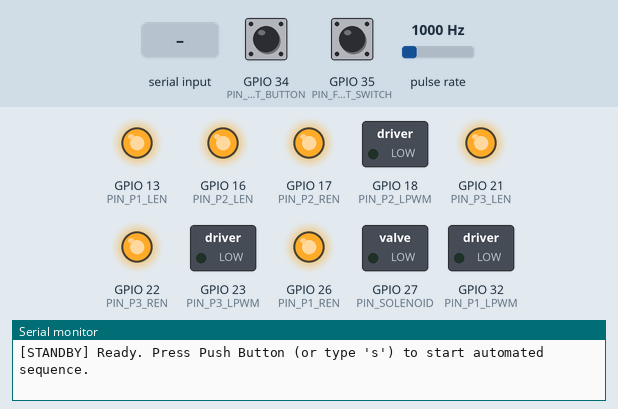
The sketch below on a simulated ESP32. Shown: switched loads named in the sketch (green lamp = pin HIGH), output pins drawn as LEDs (lit = HIGH), the last lines printed to the serial monitor. Wiring (inferred from the names in the program): pulse sensor: data GPIO 14. The inputs (shaded band) are chosen by the test bench; at power-on: GPIO 34 (PIN_START_BUTTON) HIGH, GPIO 35 (PIN_FLOAT_SWITCH) LOW, pulse rate 1000 Hz.

Above: at 2.2 s.
2.3 s: GPIO 34 (PIN_START_BUTTON) pulled LOW for 0.15 s
At 3.6 s:
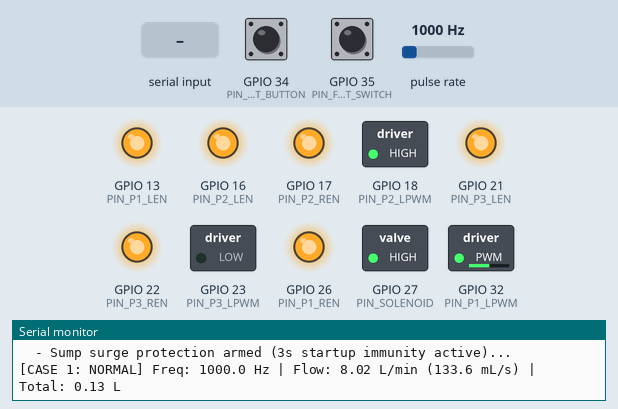
5.4 s: "next\n" received over Serial
At 6.3 s:
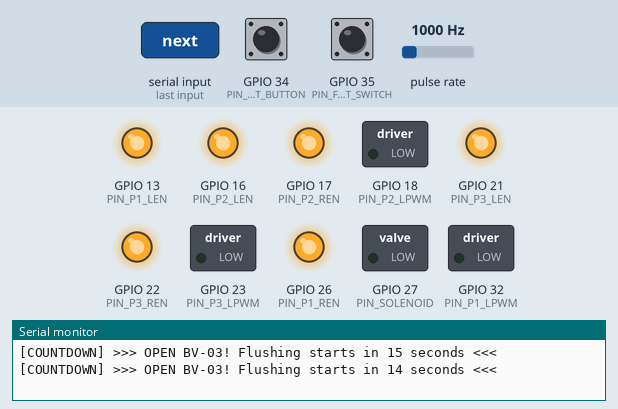
6.9 s: "x\n" received over Serial
8.4 s: GPIO 34 (PIN_START_BUTTON) pulled LOW for 1 s
At 12.17 s:
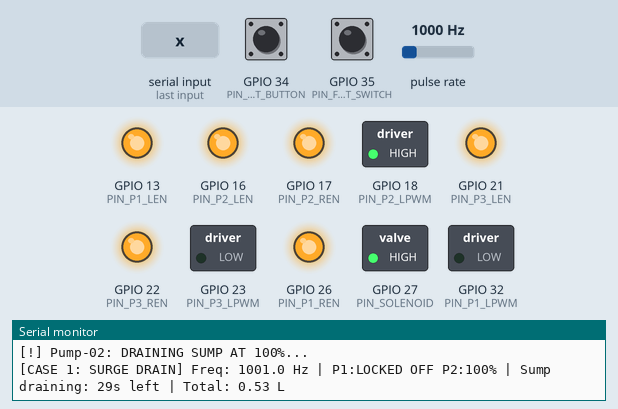
12.4 s: "stop\n" received over Serial
At 13.0 s:
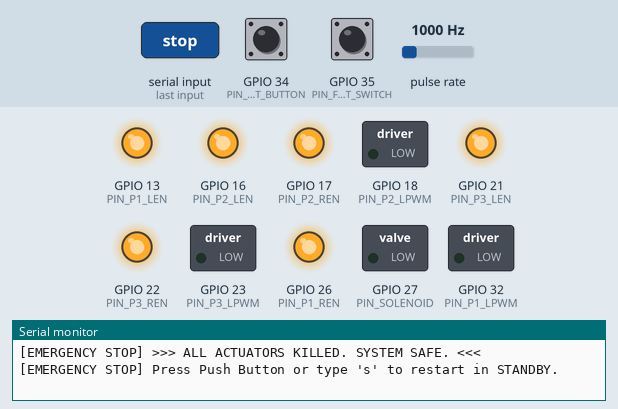
13.9 s: GPIO 34 (PIN_START_BUTTON) pulled LOW for 3.2 s
At 14.8 s:
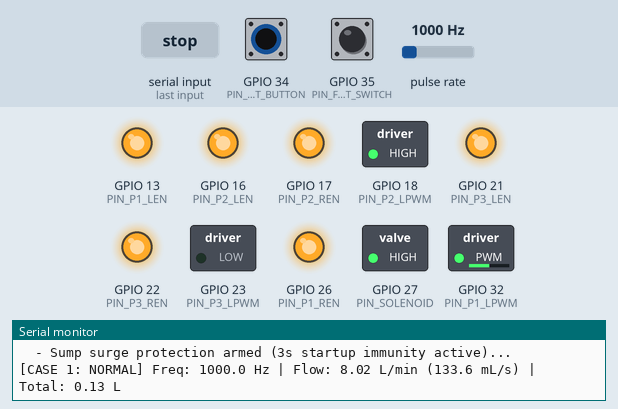
Timing chart, 0 to 48.9 s (numbered marks = the images above; inputs shaded):
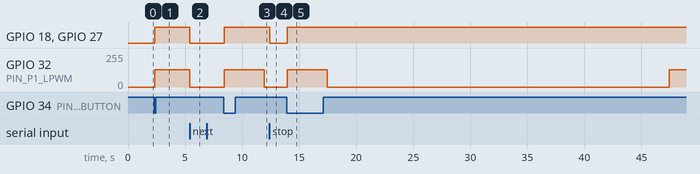

The sketch:

master_state_machine.ino
```cpp
/*
 * ============================================================================
 * Lam Research Challenge 3.0 - Stage 2: Master Dual-Case Automation
 * Team: Finite Element Gang
 * ============================================================================
 * EXECUTION SEQUENCE:
 *   1. Case 1 starts with physical Push Button (or 's'). Solenoid OPENS, P1=50%, P2=100%, P3=OFF.
 *   2. Sump Surge Test:
 *        - Water tilts float UP (GPIO 35 = LOW).
 *        - Pump-01 instantly trips to OFF (0%) and is LOCKED OFF for 30 SECONDS.
 *        - Pump-02 drains the sump alone at 100% PWM for the full 30 seconds.
 *   3. Case 1 Resumption (10 Seconds):
 *        - After 30s drain, Pump-01 restarts at 50% PWM, Pump-02 stays at 100%
 *          for 10 seconds to prove stable recirculation recovery on camera.
 *   4. 15-Second Transition Countdown:
 *        - Solenoid CLOSES immediately (10L tank isolated). Pumps pause.
 *        - Live countdown in Serial Monitor: Operator opens manual valve BV-03.
 *   5. Case 2 Flush:
 *        - All 3 pumps fire at 100% simultaneously.
 *   6. Flush Tank Cutoff (Industrial Batch Totalizer):
 *        - Totalizes flushed volume using FT-01 up to 2.50 Liters.
 *        - When 2.50L is reached (or early dry-out < 60 Hz), all 3 pumps
 *          safely shut down to OFF (0%). Zero human touch.
 * ============================================================================
 */

#include <Arduino.h>

// ---------------- HARDWARE PIN ALLOCATIONS ----------------
const int PIN_FLOW_SENSOR  = 14;  // FT-01 Pulse Interrupt
const int PIN_FLOAT_SWITCH = 35;  // LS-01 Sump Float Switch (GPIO 35)
const int PIN_START_BUTTON = 34;  // SW-01 Hardware Push Button (GPIO 34 - ON/OFF_SWITCH header)
const int PIN_SOLENOID     = 27;  // OV-01 Solenoid via D4184 MOSFET

// Motor Driver U2 (Pump-01: Process Feed)
const int PIN_P1_LPWM = 32;
const int PIN_P1_LEN  = 13;
const int PIN_P1_REN  = 26;

// Motor Driver U3 (Pump-02: Recirculation Return)
const int PIN_P2_LPWM = 18;
const int PIN_P2_LEN  = 16;  // GPIO 16 (L_EN2)
const int PIN_P2_REN  = 17;  // GPIO 17 (R_EN2)

// Motor Driver U4 (Pump-03: Flush Supply)
const int PIN_P3_LPWM = 23;
const int PIN_P3_LEN  = 21;
const int PIN_P3_REN  = 22;

// ---------------- PWM SETTINGS (ESP32 Core 3.0+) ----------------
const int PWM_FREQ = 5000;
const int PWM_RES  = 8; // 8-bit: 0 to 255

const int DUTY_50_PCT  = 128; // 50% PWM Duty Cycle
const int DUTY_100_PCT = 255; // 100% PWM Duty Cycle

// ---------------- FLOW CALIBRATION CONSTANTS (Task 2: Q = a*f + b) ----------------
// Values derived from 5-point experimental recalibration (R^2 = 0.9735, Avg Error = 1.36%):
float cal_a = 0.007094; // Experimental slope
float cal_b = 0.924388; // Experimental offset
const float PULSES_PER_LITER = 4630.0; // Measured pulses per liter at 100% flow

// ---------------- USER CONFIGURABLE THRESHOLDS ----------------
const unsigned long SURGE_STARTUP_IMMUNITY_MS = 3000;  // 3s grace on startup before surge can trip
const unsigned long FLOAT_DEBOUNCE_MS         = 500;   // Float must stay LOW continuously for 500ms
const unsigned long SURGE_DRAIN_TIME_MS       = 30000; // Fixed 30 seconds drain with Pump-01 locked OFF
const unsigned long RESUME_RUN_TIME_MS        = 10000; // 10 seconds normal Case 1 recovery before Case 2
const unsigned long TRANSITION_TIME_MS        = 15000; // 15 seconds to open BV-03

// Case 2 Flush Batch Totalizer & Safety Cutoff:
const float         FLUSH_BATCH_TARGET_L      = 2.50;  // Batch totalizer target: exactly 2.50 Liters
const unsigned long FLUSH_INITIAL_GRACE_MS    = 6000;  // 6s window to allow lines to fill & prime
const float         FLUSH_ESTABLISHED_FREQ_HZ = 100.0; // Flow considered established when > 100 Hz (rig runs ~128 Hz)
const float         FLUSH_DRY_CUTOFF_FREQ_HZ  = 60.0;  // Flow collapsing below 60 Hz means loss of liquid
const int           FLUSH_CUTOFF_CONSECUTIVE_SEC = 2;  // for 2 consecutive seconds

// ---------------- STATE MACHINE STATES ----------------
enum SystemState {
  STATE_STANDBY,
  STATE_CASE1_RECIRC,
  STATE_CASE1_SURGE_DRAINING,
  STATE_CASE1_RESUMED,
  STATE_TRANSITION,
  STATE_CASE2_FLUSHING,
  STATE_SYSTEM_SHUTDOWN
};

SystemState currentState = STATE_STANDBY;

// ---------------- RUNTIME VARIABLES ----------------
volatile unsigned long pulseCount = 0;
unsigned long prevPulses = 0;
unsigned long lastTelemetryTime = 0;

unsigned long stateStartTime = 0;
unsigned long surgeDrainStartTime = 0;
unsigned long resumeStartTime = 0;
unsigned long flushStartPulseCount = 0;
unsigned long floatLowStartTime = 0;
bool flushFlowEstablished = false;
int lastCountdownSec = -1;
int flushDropConsecutiveSeconds = 0;

float totalTransferredLiters = 0.0; // Case 1 calibrated integrated volume (L)
float flushedVolume = 0.0;          // Case 2 calibrated integrated flush volume (L)

// Flow Sensor Interrupt
void IRAM_ATTR flowISR() {
  pulseCount++;
}

void setSolenoid(bool open) {
  digitalWrite(PIN_SOLENOID, open ? HIGH : LOW);
}

void setPumpSpeeds(int p1, int p2, int p3) {
  ledcWrite(PIN_P1_LPWM, p1);
  ledcWrite(PIN_P2_LPWM, p2);
  ledcWrite(PIN_P3_LPWM, p3);
}

void emergencyStop() {
  currentState = STATE_SYSTEM_SHUTDOWN;
  setPumpSpeeds(0, 0, 0);
  setSolenoid(false);
  Serial.println("\n[EMERGENCY STOP] >>> ALL ACTUATORS KILLED. SYSTEM SAFE. <<<");
  Serial.println("[EMERGENCY STOP] Press Push Button or type 's' to restart in STANDBY.\n");
}

void startCase1(unsigned long now) {
  currentState = STATE_CASE1_RECIRC;
  stateStartTime = now;
  floatLowStartTime = 0;
  totalTransferredLiters = 0.0;
  setSolenoid(true);
  setPumpSpeeds(DUTY_50_PCT, DUTY_100_PCT, 0);
  Serial.println("\n[PHASE 1] CASE 1 STARTED: NORMAL RECIRCULATION LOOP");
  Serial.println("  - OV-01 Solenoid: OPEN");
  Serial.println("  - Pump-01: 50% PWM | Pump-02: 100% PWM | Pump-03: OFF");
  Serial.println("  - Sump surge protection armed (3s startup immunity active)...\n");
}

void setup() {
  Serial.begin(115200);
  delay(1000);

  pinMode(PIN_SOLENOID, OUTPUT);
  digitalWrite(PIN_SOLENOID, LOW);

  pinMode(PIN_FLOAT_SWITCH, INPUT);
  pinMode(PIN_START_BUTTON, INPUT);

  pinMode(PIN_FLOW_SENSOR, INPUT_PULLUP);
  attachInterrupt(digitalPinToInterrupt(PIN_FLOW_SENSOR), flowISR, FALLING);

  // Pump 1
  pinMode(PIN_P1_LEN, OUTPUT); digitalWrite(PIN_P1_LEN, HIGH);
  pinMode(PIN_P1_REN, OUTPUT); digitalWrite(PIN_P1_REN, HIGH);
  ledcAttach(PIN_P1_LPWM, PWM_FREQ, PWM_RES);
  ledcWrite(PIN_P1_LPWM, 0);

  // Pump 2
  pinMode(PIN_P2_LEN, OUTPUT); digitalWrite(PIN_P2_LEN, HIGH);
  pinMode(PIN_P2_REN, OUTPUT); digitalWrite(PIN_P2_REN, HIGH);
  ledcAttach(PIN_P2_LPWM, PWM_FREQ, PWM_RES);
  ledcWrite(PIN_P2_LPWM, 0);

  // Pump 3
  pinMode(PIN_P3_LEN, OUTPUT); digitalWrite(PIN_P3_LEN, HIGH);
  pinMode(PIN_P3_REN, OUTPUT); digitalWrite(PIN_P3_REN, HIGH);
  ledcAttach(PIN_P3_LPWM, PWM_FREQ, PWM_RES);
  ledcWrite(PIN_P3_LPWM, 0);

  Serial.println("\n=======================================================");
  Serial.println("  LAM Challenge Stage 2 - Master Dual-Case Automation  ");
  Serial.println("  Team: Finite Element Gang                            ");
  Serial.println("=======================================================");
  Serial.println("Rig initialized in STANDBY.");
  int initFS = digitalRead(PIN_FLOAT_SWITCH);
  Serial.printf("  -> Float Switch Pre-Check (GPIO 35): %s\n",
    (initFS == LOW) ? "CLOSED / UP! (Warning: Sump water is already high!)" : "OPEN / DOWN (OK - Ready for surge)");
  int initBtn = digitalRead(PIN_START_BUTTON);
  Serial.printf("  -> Push Button Pre-Check (GPIO 34):  %s\n",
    (initBtn == LOW) ? "DETECTED LOW (Pressed / Closed)" : "HIGH (Normal / Open - Ready to press)");
  Serial.println("  -> Press PHYSICAL PUSH BUTTON (or type 's') to START CASE 1");
  Serial.println("  -> Type 'x' at any time for EMERGENCY STOP");
  Serial.println("=======================================================\n");
}

void loop() {
  unsigned long now = millis();

  // 1. Process Hardware Push Button (GPIO 34 with 40ms digital debounce)
  static unsigned long btnPressStartTime = 0;
  static bool btnHandled = false;

  int btnVal = digitalRead(PIN_START_BUTTON);
  if (btnVal == LOW) {
    if (btnPressStartTime == 0) {
      btnPressStartTime = now;
    } else if ((now - btnPressStartTime >= 40) && !btnHandled) {
      btnHandled = true; // Mark handled so holding button doesn't re-trigger
      if (currentState == STATE_STANDBY || currentState == STATE_SYSTEM_SHUTDOWN) {
        Serial.println("\n>>> [HARDWARE TRIGGER] START PUSH BUTTON PRESSED! <<<");
        startCase1(now);
      }
    }
  } else {
    btnPressStartTime = 0;
    btnHandled = false; // Re-arm once released
  }

  // 2. Process Serial Commands (Retained as fallback)
  if (Serial.available() > 0) {
    String cmd = Serial.readStringUntil('\n');
    cmd.trim();
    if (cmd.equalsIgnoreCase("s") || cmd.equalsIgnoreCase("start")) {
      if (currentState == STATE_STANDBY || currentState == STATE_SYSTEM_SHUTDOWN) {
        Serial.println("\n>>> [SERIAL TRIGGER] 's' Command Received! <<<");
        startCase1(now);
      }
    } else if (cmd.equalsIgnoreCase("next") || cmd.equalsIgnoreCase("f")) {
      if (currentState == STATE_CASE1_RECIRC || currentState == STATE_CASE1_SURGE_DRAINING || currentState == STATE_CASE1_RESUMED) {
        currentState = STATE_TRANSITION;
        stateStartTime = now;
        lastCountdownSec = -1;
        setSolenoid(false);
        setPumpSpeeds(0, 0, 0);
      }
    } else if (cmd.equalsIgnoreCase("x") || cmd.equalsIgnoreCase("stop")) {
      emergencyStop();
    }
  }

  // 2. Finite State Machine Logic
  switch (currentState) {
    case STATE_STANDBY:
      break;

    case STATE_CASE1_RECIRC: {
      // 3-second startup immunity to prevent false trips during motor spin-up / EMI
      if (now - stateStartTime >= SURGE_STARTUP_IMMUNITY_MS) {
        bool rawFloat = (digitalRead(PIN_FLOAT_SWITCH) == LOW);
        if (rawFloat) {
          if (floatLowStartTime == 0) {
            floatLowStartTime = now;
          } else if (now - floatLowStartTime >= FLOAT_DEBOUNCE_MS) {
            // Confirmed surge! (Sustained LOW for > 500ms)
            currentState = STATE_CASE1_SURGE_DRAINING;
            surgeDrainStartTime = now;
            floatLowStartTime = 0;
            setPumpSpeeds(0, DUTY_100_PCT, 0); // P1 TRIPPED TO OFF (0%), P2 at 100%
            Serial.println("\n[!] >>> SURGE DETECTED! FLOAT SWITCH SUSTAINED TRIGGER <<< [!]");
            Serial.println("[!] Pump-01: TRIPPED TO OFF (0%) - LOCKED OFF FOR 30 SECONDS!");
            Serial.println("[!] Pump-02: DRAINING SUMP AT 100%...\n");
          }
        } else {
          floatLowStartTime = 0; // Reset debounce timer if it was just an EMI glitch
        }
      }
      break;
    }

    case STATE_CASE1_SURGE_DRAINING: {
      // Pump-01 remains strictly OFF (0%) for the full 20 seconds regardless of float state
      if (now - surgeDrainStartTime >= SURGE_DRAIN_TIME_MS) {
        currentState = STATE_CASE1_RESUMED;
        resumeStartTime = now;
        setSolenoid(true);
        setPumpSpeeds(DUTY_50_PCT, DUTY_100_PCT, 0); // P1 restarted at 50%, P2 at 100%
        Serial.println("\n=======================================================");
        Serial.println("  [CASE 1: RESUMED] NORMAL RECIRCULATION RESTORED      ");
        Serial.println("=======================================================");
        Serial.println("  - Sump fully evacuated! Pump-01 restarted at 50% PWM.");
        Serial.println("  - Running steady-state for 10s before Case 2 transition...");
        Serial.println("=======================================================\n");
      }
      break;
    }

    case STATE_CASE1_RESUMED: {
      // After 10 seconds of normal recirculation, advance to Transition
      if (now - resumeStartTime >= RESUME_RUN_TIME_MS) {
        currentState = STATE_TRANSITION;
        stateStartTime = now;
        lastCountdownSec = -1;
        setSolenoid(false);     // ISOLATE 10L TANK
        setPumpSpeeds(0, 0, 0); // Pause
        Serial.println("\n=======================================================");
        Serial.println("  [PHASE 2] CASE 1 COMPLETE -> TRANSITIONING TO CASE 2 ");
        Serial.println("=======================================================");
        Serial.println("  - Case 1 recirculation run verified successfully!");
        Serial.println("  - OV-01 Solenoid: CLOSED (10L Tank Isolated!)");
        Serial.println("  ==> OPERATOR: OPEN MANUAL BALL VALVE BV-03 NOW! <==");
        Serial.println("=======================================================\n");
      }
      break;
    }

    case STATE_TRANSITION: {
      unsigned long elapsed = now - stateStartTime;
      int remainingSec = (TRANSITION_TIME_MS - elapsed) / 1000;

      if (remainingSec != lastCountdownSec && remainingSec >= 0) {
        Serial.printf("[COUNTDOWN] >>> OPEN BV-03! Flushing starts in %2d seconds <<<\n", remainingSec);
        lastCountdownSec = remainingSec;
      }

      if (elapsed >= TRANSITION_TIME_MS) {
        currentState = STATE_CASE2_FLUSHING;
        stateStartTime = now;
        flushStartPulseCount = pulseCount;
        flushedVolume = 0.0;
        flushDropConsecutiveSeconds = 0;
        flushFlowEstablished = false; // Arm dynamic empty-tank detection
        setSolenoid(false);
        setPumpSpeeds(DUTY_100_PCT, DUTY_100_PCT, DUTY_100_PCT); // ALL 3 PUMPS 100%
        Serial.println("\n=======================================================");
        Serial.println("  [PHASE 3] CASE 2 STARTED: ALL 3 PUMPS FLUSHING (100%)");
        Serial.println("=======================================================");
        Serial.println("  - OV-01 Solenoid: CLOSED (10L Main Tank protected)");
        Serial.println("  - All 3 Pumps running at 100% PWM");
        Serial.printf("  - Batch Totalizer Target: %.2f Liters (Auto-shutdown on completion)\n", FLUSH_BATCH_TARGET_L);
        Serial.println("=======================================================\n");
      }
      break;
    }

    case STATE_CASE2_FLUSHING:
      break;

    case STATE_SYSTEM_SHUTDOWN:
      break;
  }

  // 3. Telemetry Stream & Dynamic Flush Tank Cutoff every 1000 ms
  if (now - lastTelemetryTime >= 1000) {
    noInterrupts();
    unsigned long currentPulses = pulseCount;
    interrupts();

    unsigned long deltaPulses = currentPulses - prevPulses;
    float dtSec = (lastTelemetryTime == 0) ? 1.0 : ((float)(now - lastTelemetryTime) / 1000.0);
    float freqHz = (dtSec > 0.0) ? ((float)deltaPulses / dtSec) : 0.0;

    // Uses Task 2 calibration formula: Q = a*f + b (zeroed when stopped)
    float estFlowLpm = (freqHz < 5.0) ? 0.0 : ((cal_a * freqHz) + cal_b);
    float estFlowMls = estFlowLpm * (1000.0 / 60.0);
    float volumeDeltaL = (estFlowLpm / 60.0) * dtSec;

    if (currentState == STATE_CASE1_RECIRC || currentState == STATE_CASE1_SURGE_DRAINING || currentState == STATE_CASE1_RESUMED) {
      totalTransferredLiters += volumeDeltaL;
    } else if (currentState == STATE_CASE2_FLUSHING) {
      flushedVolume += volumeDeltaL;
    }

    if (currentState == STATE_CASE1_RECIRC) {
      Serial.printf("[CASE 1: NORMAL] Freq: %5.1f Hz | Flow: %4.2f L/min (%4.1f mL/s) | Total: %4.2f L\n",
        freqHz, estFlowLpm, estFlowMls, totalTransferredLiters
      );
    } else if (currentState == STATE_CASE1_SURGE_DRAINING) {
      unsigned long drainRemain = (SURGE_DRAIN_TIME_MS > (now - surgeDrainStartTime)) ?
                                  ((SURGE_DRAIN_TIME_MS - (now - surgeDrainStartTime)) / 1000) : 0;
      Serial.printf("[CASE 1: SURGE DRAIN] Freq: %5.1f Hz | P1:LOCKED OFF P2:100%% | Sump draining: %2lus left | Total: %4.2f L\n",
        freqHz, drainRemain, totalTransferredLiters
      );
    } else if (currentState == STATE_CASE1_RESUMED) {
      unsigned long resumeRemain = (RESUME_RUN_TIME_MS > (now - resumeStartTime)) ?
                                   ((RESUME_RUN_TIME_MS - (now - resumeStartTime)) / 1000) : 0;
      Serial.printf("[CASE 1: RESUMED] Freq: %5.1f Hz | P1:50%% P2:100%% | Flow: %4.2f L/min | Transition in: %2lus | Total: %4.2f L\n",
        freqHz, estFlowLpm, resumeRemain, totalTransferredLiters
      );
    } else if (currentState == STATE_CASE2_FLUSHING) {
      unsigned long flushElapsed = (now - stateStartTime) / 1000;

      Serial.printf("[CASE 2: FLUSHING | %2lus] 3 PUMPS: 100%% | Freq: %5.1f Hz | Flow: %4.2f L/min | Flushed: %4.2f L / %.2f L\n",
        flushElapsed, freqHz, estFlowLpm, flushedVolume, FLUSH_BATCH_TARGET_L
      );

      // 1. Check if steady flow is established (e.g. lines primed and flowing > 100 Hz)
      if (!flushFlowEstablished) {
        if (freqHz >= FLUSH_ESTABLISHED_FREQ_HZ) {
          flushFlowEstablished = true;
          Serial.println("  [*] >>> STEADY FLUSH FLOW ESTABLISHED! Totalizing batch volume... <<<");
        }
      }

      // 2. Dual-Lock Cutoff: Target Batch Volume (2.50L) OR Loss of Suction (< 60 Hz for 2s)
      bool volumeReached = (flushedVolume >= FLUSH_BATCH_TARGET_L);
      bool flowDropped = false;

      if (flushFlowEstablished || (now - stateStartTime > FLUSH_INITIAL_GRACE_MS)) {
        if (freqHz < FLUSH_DRY_CUTOFF_FREQ_HZ) {
          flushDropConsecutiveSeconds++;
          Serial.printf("  [!] FLUSH TANK DRY-OUT: Freq = %.1f Hz (< %.0f Hz) [%d/%d s]\n",
            freqHz, FLUSH_DRY_CUTOFF_FREQ_HZ, flushDropConsecutiveSeconds, FLUSH_CUTOFF_CONSECUTIVE_SEC);
          if (flushDropConsecutiveSeconds >= FLUSH_CUTOFF_CONSECUTIVE_SEC) {
            flowDropped = true;
          }
        } else {
          flushDropConsecutiveSeconds = 0;
        }
      }

      if (volumeReached || flowDropped) {
        currentState = STATE_SYSTEM_SHUTDOWN;
        setPumpSpeeds(0, 0, 0);
        setSolenoid(false);
        Serial.println("\n=======================================================");
        Serial.printf("  [FINISHED] %.2fL FLUSH BATCH COMPLETED!              \n", FLUSH_BATCH_TARGET_L);
        if (volumeReached) {
          Serial.printf("  [TRIGGER] Target batch volume (%.2f L) successfully delivered!\n", flushedVolume);
        } else {
          Serial.printf("  [TRIGGER] Early dry-out detected (Flow < %.0f Hz)!\n", FLUSH_DRY_CUTOFF_FREQ_HZ);
        }
        Serial.printf("  [TELEMETRY] Total Volume Flushed: %.2f Liters\n", flushedVolume);
        Serial.println("  [AUTO-SHUTDOWN] ALL THREE PUMPS SAFELY SHUT DOWN     ");
        Serial.println("  [STATUS] CHALLENGE RUN COMPLETED SUCCESSFULLY!       ");
        Serial.println("=======================================================");
        Serial.println("System safely locked in SHUTDOWN. Zero human touch.\n");
      }
    } else if (currentState == STATE_STANDBY) {
      Serial.println("[STANDBY] Ready. Press Push Button (or type 's') to start automated sequence.");
    }

    prevPulses = currentPulses;
    lastTelemetryTime = now;
  }
}
```

Measured:
- after the input at 2.3 s, GPIO 18 (PIN_P2_LPWM), GPIO 27 (PIN_SOLENOID): LOW → HIGH at once; GPIO 32 (PIN_P1_LPWM): 0/255 → 128/255 at once
- after the input at 5.4 s, GPIO 18 (PIN_P2_LPWM), GPIO 27 (PIN_SOLENOID): HIGH → LOW at once; GPIO 32 (PIN_P1_LPWM): 128/255 → 0/255 after 0.00 s instead of 0.44 s
- after the input at 8.4 s, GPIO 18 (PIN_P2_LPWM), GPIO 27 (PIN_SOLENOID): LOW → HIGH at once; GPIO 32 (PIN_P1_LPWM): 0/255 → 128/255 at once, → 0/255 3.5 s later
- after the input at 12.4 s, GPIO 18 (PIN_P2_LPWM), GPIO 27 (PIN_SOLENOID): HIGH → LOW at once
- after the input at 13.9 s, GPIO 18 (PIN_P2_LPWM), GPIO 27 (PIN_SOLENOID): LOW → HIGH at once; GPIO 32 (PIN_P1_LPWM): 0/255 → 128/255 at once, → 0/255 3.5 s later, → 128/255 30.0 s later
